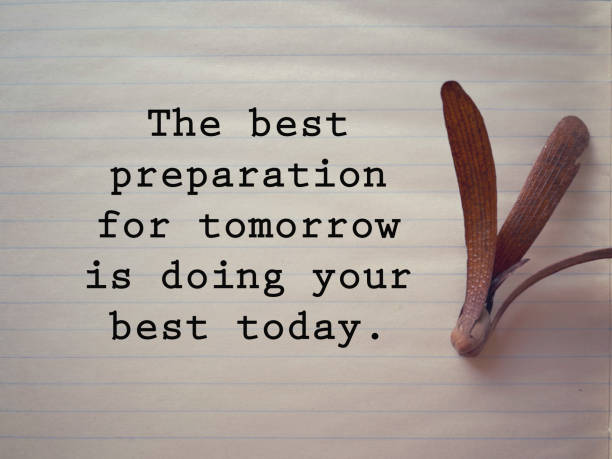
#> input picture image.png, 612 x 459 px
$ jupyter execute pr1.ipynb
#> lines starting #> are read from the running program, lines starting #| are printed output that depends on the picture; after the words box and inside, x2 and y2 are one past the last pixel; in counts of white or black regions, pixels touching at a corner belong together
1.  Basic Image Handling and Processing Operations

[cell 1]
import cv2
import matplotlib.pyplot as plt

# Load image (replace with your image path)
image_path = "image.png"
original = cv2.imread(image_path)
#> original is the input picture: shape (459, 612, 3); mean B, G, R 154.1, 160, 169.8

if original is None:
    raise FileNotFoundError(f"Could not load image from {image_path}")

# Convert BGR to RGB for proper Matplotlib display
original_rgb = cv2.cvtColor(original, cv2.COLOR_BGR2RGB)

# Basic image operations
grayscale = cv2.cvtColor(original, cv2.COLOR_BGR2GRAY)
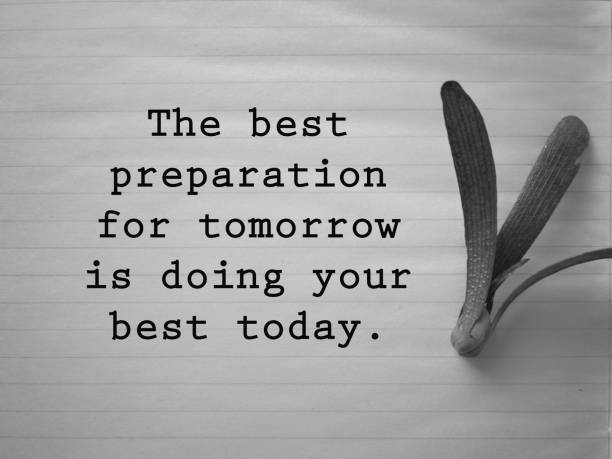
#> grayscale: shape (459, 612); min 0, max 234, mean 162.3
resized = cv2.resize(original, (0,0), fx=0.5, fy=0.5)  # Half size
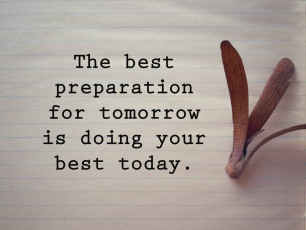
#> resized: shape (230, 306, 3); mean B, G, R 154.2, 160.1, 170
edges = cv2.Canny(original, 100, 200)
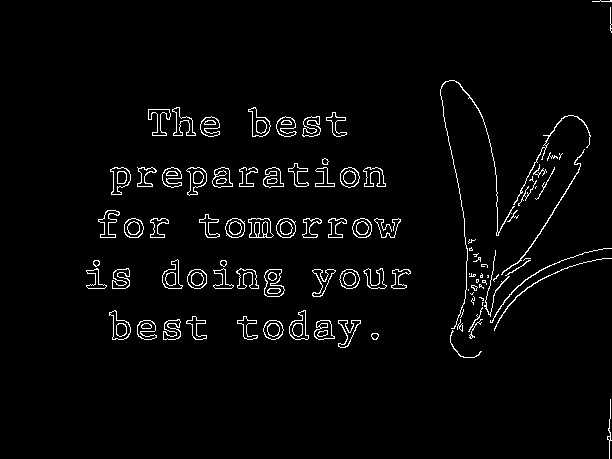
#> edges: shape (459, 612); 2.9% white in thin lines or dots, all inside (x1, y1, x2, y2) = (86, 0, 612, 459)

# Create figure with subplots
plt.figure(figsize=(12, 8))

# Display original image
plt.subplot(2, 2, 1)
plt.imshow(original_rgb)
plt.title("Original Image")
plt.axis('off')

# Display grayscale
plt.subplot(2, 2, 2)
plt.imshow(grayscale, cmap='gray')
plt.title("Grayscale")
plt.axis('off')

# Display resized image (convert to RGB first)
plt.subplot(2, 2, 3)
plt.imshow(cv2.cvtColor(resized, cv2.COLOR_BGR2RGB))
plt.title("Resized")
plt.axis('off')

# Display edges
plt.subplot(2, 2, 4)
plt.imshow(edges, cmap='gray')
plt.title("Edge Detection")
plt.axis('off')

# Adjust layout and show plot
plt.tight_layout()
plt.show()
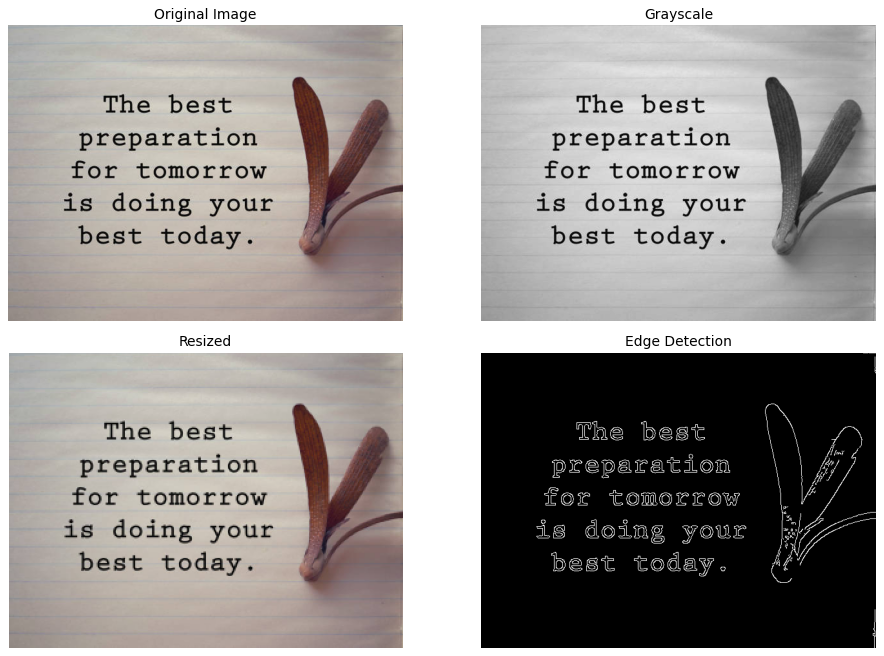
#> figure drawn by matplotlib, 4 panels
